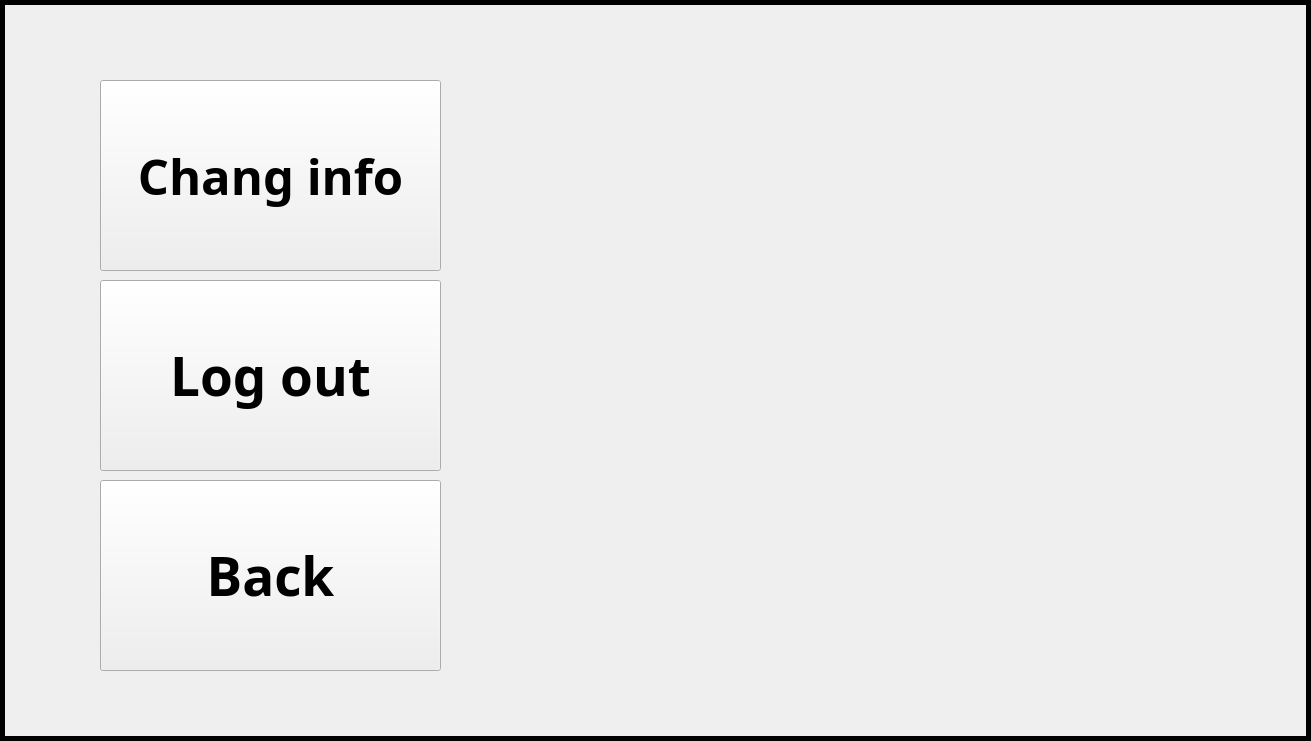
<?xml version="1.0" encoding="UTF-8"?>
<ui version="4.0">
 <class>setting</class>
 <widget class="QMainWindow" name="setting">
  <property name="geometry">
   <rect>
    <x>0</x>
    <y>0</y>
    <width>1311</width>
    <height>741</height>
   </rect>
  </property>
  <property name="windowTitle">
   <string>MainWindow</string>
  </property>
  <widget class="QWidget" name="centralwidget">
   <widget class="QLabel" name="lbl_background">
    <property name="geometry">
     <rect>
      <x>0</x>
      <y>0</y>
      <width>1311</width>
      <height>741</height>
     </rect>
    </property>
    <property name="styleSheet">
     <string notr="true">image: url(:/photos/playground.png);</string>
    </property>
    <property name="frameShape">
     <enum>QFrame::Box</enum>
    </property>
    <property name="lineWidth">
     <number>5</number>
    </property>
    <property name="text">
     <string/>
    </property>
   </widget>
   <widget class="QPushButton" name="btn_log_out">
    <property name="enabled">
     <bool>true</bool>
    </property>
    <property name="geometry">
     <rect>
      <x>100</x>
      <y>280</y>
      <width>341</width>
      <height>191</height>
     </rect>
    </property>
    <property name="font">
     <font>
      <family>Tempus Sans ITC</family>
      <pointsize>40</pointsize>
      <bold>true</bold>
     </font>
    </property>
    <property name="styleSheet">
     <string notr="true">image: url(:/photos/playground.png);</string>
    </property>
    <property name="text">
     <string>Log out</string>
    </property>
   </widget>
   <widget class="QPushButton" name="btn_back">
    <property name="enabled">
     <bool>true</bool>
    </property>
    <property name="geometry">
     <rect>
      <x>100</x>
      <y>480</y>
      <width>341</width>
      <height>191</height>
     </rect>
    </property>
    <property name="font">
     <font>
      <family>Tempus Sans ITC</family>
      <pointsize>40</pointsize>
      <bold>true</bold>
     </font>
    </property>
    <property name="styleSheet">
     <string notr="true">image: url(:/photos/playground.png);</string>
    </property>
    <property name="text">
     <string>Back</string>
    </property>
   </widget>
   <widget class="QPushButton" name="btn_change">
    <property name="enabled">
     <bool>true</bool>
    </property>
    <property name="geometry">
     <rect>
      <x>100</x>
      <y>80</y>
      <width>341</width>
      <height>191</height>
     </rect>
    </property>
    <property name="font">
     <font>
      <family>Tempus Sans ITC</family>
      <pointsize>37</pointsize>
      <bold>true</bold>
     </font>
    </property>
    <property name="styleSheet">
     <string notr="true">image: url(:/photos/playground.png);</string>
    </property>
    <property name="text">
     <string>Chang info</string>
    </property>
   </widget>
   <widget class="QLabel" name="lbl_skull_king">
    <property name="geometry">
     <rect>
      <x>459</x>
      <y>50</y>
      <width>801</width>
      <height>641</height>
     </rect>
    </property>
    <property name="styleSheet">
     <string notr="true">image: url(:/photos/preview.png);</string>
    </property>
    <property name="text">
     <string/>
    </property>
   </widget>
  </widget>
 </widget>
 <resources/>
 <connections/>
</ui>
